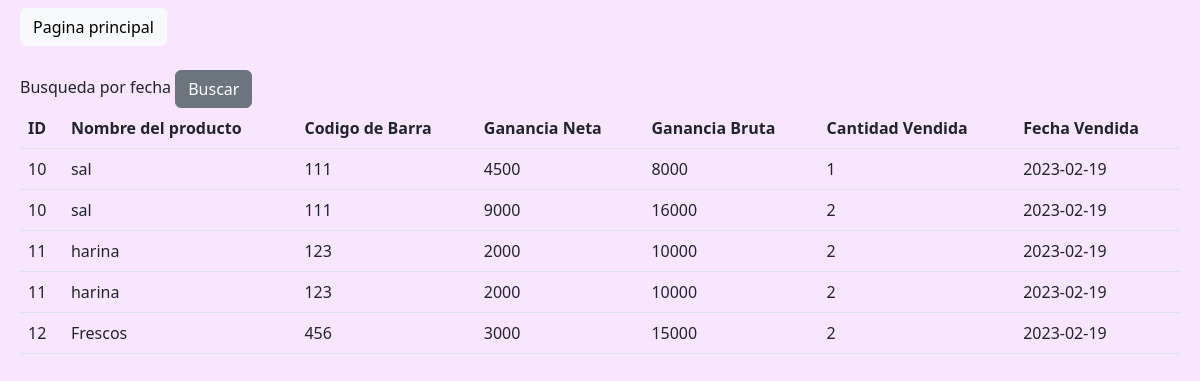
The page /almacen.php on the database its author committed.
### tables this page shows
CREATE TABLE `almacen` (
  `id` int(4) NOT NULL,
  `nombre` varchar(30) NOT NULL,
  `codigo` varchar(20) NOT NULL,
  `preciocompra` int(7) NOT NULL,
  `precioventa` int(7) NOT NULL,
  `cantidadventa` int(4) NOT NULL,
  `fecha` date NOT NULL
);

### almacen.php (the view, shortened to what this page needs)
<?php
try{
 $conexion=mysqli_connect('localhost','root','','inventario');
}catch(Exception $e){
    get_message($e);
}
?>
<!DOCTYPE html>
<html lang="en">
<head>
    <link rel="stylesheet" href="css/bootstrap.css">
    <link rel="stylesheet" href="css/index.css">
</head>
<body>
    <div><a class="btn btn-light" href="index.php">Pagina principal</a></div>
    <br>
    <div>
        <form action="buscador_almacen.php" action="POST">
            <label for="busqueda">Busqueda por fecha</label>
            <input class="btn btn-secondary" type="submit" name="boton" value="Buscar">
        </form>
    </div>
    <table class="table table-striped">
        <thead>
            <tr>
                <th>ID</th>
                <th>Nombre del producto</th>
                <th>Codigo de Barra</th>
                <th>Ganancia Neta</th>
                <th>Ganancia Bruta</th>
                <th>Cantidad Vendida</th>
                <th>Fecha Vendida</th>
            </tr>
            <?php
            $sql = "SELECT * FROM almacen order by fecha";
            $result = mysqli_query($conexion, $sql);
            while ($mostrar = mysqli_fetch_row($result)){
            ?>
            <tr>
                    <td><?php echo $mostrar['0']?></td>
                    <td><?php echo $mostrar['1']?></td>
                    <td><?php echo $mostrar['2']?></td>
                    <td><?php echo $mostrar['3']?></td>
                    <td><?php echo $mostrar['4']?></td>
                    <td><?php echo $mostrar['5']?></td>
                    <td><?php echo $mostrar['6']?></td>
            <?php
            }
            ?>
        </thead>
    </table>
</body>
</html>

### css/index.css (style rules this page uses)
body { margin: 8px 20px !important; background-color: #F8E5FF; }

### rows shown on the page
almacen: id "10", nombre "sal", codigo "111", preciocompra "4500", precioventa "8000", cantidadventa "1", fecha "2023-02-19"
almacen: id "10", nombre "sal", codigo "111", preciocompra "9000", precioventa "16000", cantidadventa "2", fecha "2023-02-19"
almacen: id "11", nombre "harina", codigo "123", preciocompra "2000", precioventa "10000", cantidadventa "2", fecha "2023-02-19"
almacen: id "11", nombre "harina", codigo "123", preciocompra "2000", precioventa "10000", cantidadventa "2", fecha "2023-02-19"
almacen: id "12", nombre "Frescos", codigo "456", preciocompra "3000", precioventa "15000", cantidadventa "2", fecha "2023-02-19"
